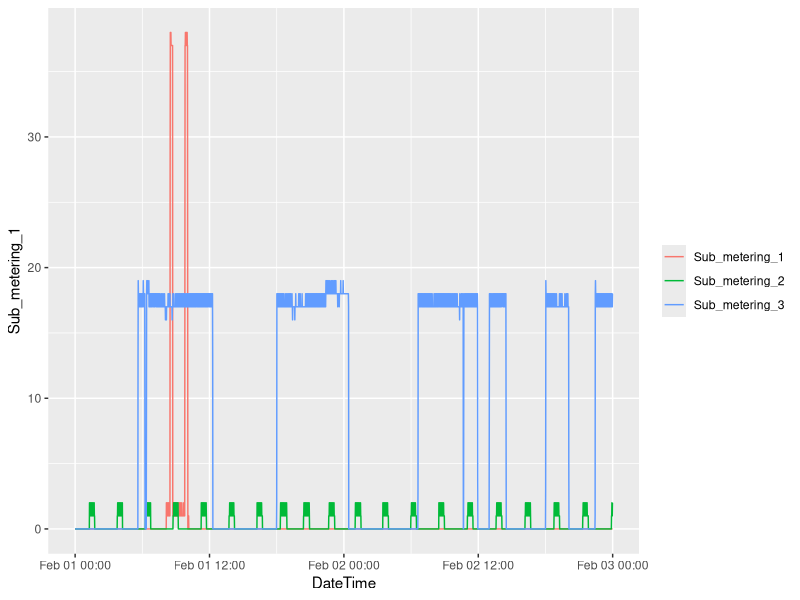

Write the R code that produced this figure.
require(ggplot2)

# Read data from file (only contains records from 1st and 2nd Feb 2007)
mydata <- read.table(file = "household_power_consumption.txt",
                     sep = ";",
                     header = TRUE)

mydata <- cbind(mydata, DateTime=strptime(paste(mydata$Date, mydata$Time), format="%Y-%m-%d %H:%M:%S"))
png(file="plot3.png", width=480, height=480)
ggplot(data=mydata, aes(x=DateTime)) +
  geom_line(aes(y=Sub_metering_1, colour="Sub_metering_1")) + 
  geom_line(aes(y=Sub_metering_2, colour="Sub_metering_2")) + 
  geom_line(aes(y=Sub_metering_3, colour="Sub_metering_3")) +
  theme(legend.title=element_blank())
dev.off()